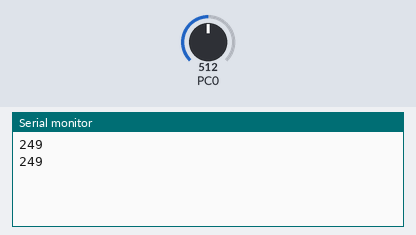
The program below on a simulated ATmega328P, built with avr-gcc and emulated at 16 MHz (the files do not name the chip). On the bench: the last lines printed to the serial monitor. The inputs (shaded band) are chosen by the test bench; at power-on: PC0 = 512.

Above: at 1.2 s.
1.3 s: PC0 set to 716
At 1.9 s:
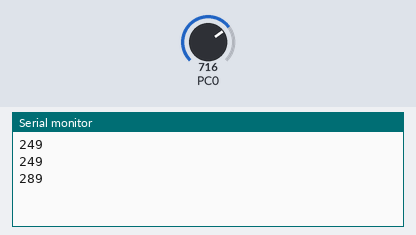
2.8 s: PC0 set to 900
At 3.4 s:
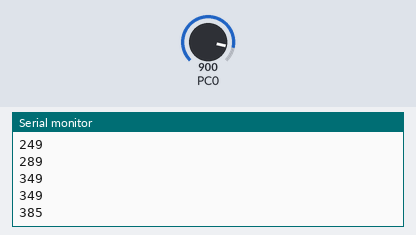
Timing chart, 0 to 5.8 s (numbered marks = the images above; inputs shaded):
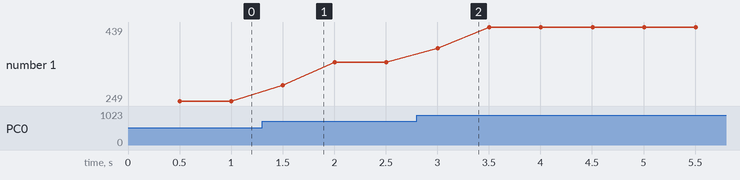

The program:

main.c
```c
/*
 * ctrl_temp.c
 *
 * Created: 08/11/2018 20:06:44
 * Author : sergi
 */

#define F_CPU 16000000 /* Define CPU Frequency 16MHz */
#define BAUD 9600 // BAUD RATE
#define MYUBRR F_CPU/16/BAUD-1 //UBRR

#include <avr/io.h> // Internal Includes
#include <avr/interrupt.h> // Interrupt Includes
#include <stdio.h>
#include <stdlib.h>
#include <util/delay.h>

#include "USART_irq.h"

static FILE mystdout = FDEV_SETUP_STREAM(USART0_Transmit_IO,NULL,_FDEV_SETUP_WRITE);

void adc_init(void)
{
	ADMUX = (1<<REFS0);     //select AVCC as reference
	ADCSRA = (1<<ADEN) | 7;  //enable and prescale = 128 (16MHz/128 = 125kHz)
}

int readAdc(char chan)
{
	ADMUX = (1<<REFS0) | (chan & 0x0f);  //select input and ref
	ADCSRA |= (1<<ADSC);                 //start the conversion
	while (ADCSRA & (1<<ADSC));          //wait for end of conversion
	return ADCW;
}
int main(void)
{
	USART0_Init(MYUBRR); /* Initialize USART */
	adc_init();		/* Initialize the ADC */
	char array[10];  //declarations
	int ADC_value;
	char chan = 0;
	float temp;
	int accum = 0;
	int i;
	sei(); //service enable interrupts
	stdout = &mystdout;
    while (1)
    {
		for (i=0;i<5;i++){
			ADC_value= readAdc(chan); //reading
			accum += ADC_value;
			_delay_ms(100);
		}

		temp = ((accum*4.88/5)-0.0027)/10;
		printf("%s\n",itoa((int)temp,array,10));
		accum =0;
	}
}
```

USART_irq.c
```c
/*
 * USART_irq.c
 *
 * Created: 15/09/2018 17:58:04
 *  Author: sergi
 */
#define F_CPU 16000000UL
#include <avr/io.h>
#include <avr/interrupt.h>
#include <stdio.h>
#include <stdlib.h>
#include <util/delay.h>
#include "USART_irq.h"

/* Static Variables */
static unsigned char USART_RxBuf[USART_RX_BUFFER_SIZE];
static volatile unsigned char USART_RxHead;
static volatile unsigned char USART_RxTail;
static unsigned char USART_TxBuf[USART_TX_BUFFER_SIZE];
static volatile unsigned char USART_TxHead;
static volatile unsigned char USART_TxTail;


/* Initialize UART */
void USART0_Init(unsigned int baudrate)
{
	unsigned char x;

	/* Set the baud rate */
	UBRR0H = (unsigned char)(baudrate>>8);
	UBRR0L = (unsigned char)baudrate;
	/* Enable UART receiver and transmitter */
	UCSR0B = ((1<<RXEN0) | (1<<TXEN0) | (1<<RXCIE0));
	UCSR0C = ((1<<UCSZ01) | (1<<UCSZ00));
	/* Flush receive buffer */
	x = 0;

	USART_RxTail = x;
	USART_RxHead = x;
	USART_TxTail = x;
	USART_TxHead = x;
}


ISR(USART_RX_vect)
{
	unsigned char data;
	unsigned char tmphead;

	/* Read the received data */
	data = UDR0;
	/* Calculate buffer index */
	tmphead = (USART_RxHead + 1) & USART_RX_BUFFER_MASK;
	/* Store new index */
	USART_RxHead = tmphead;

	if (tmphead == USART_RxTail) {
		/* ERROR! Receive buffer overflow */
	}
	/* Store received data in buffer */
	USART_RxBuf[tmphead] = data;
}


ISR(USART_UDRE_vect)
{
	unsigned char tmptail;

	/* Check if all data is transmitted */
	if (USART_TxHead != USART_TxTail) {
		/* Calculate buffer index */
		tmptail = ( USART_TxTail + 1 ) & USART_TX_BUFFER_MASK;
		/* Store new index */
		USART_TxTail = tmptail;
		/* Start transmission */
		UDR0 = USART_TxBuf[tmptail];
		} else {
		/* Disable UDRE interrupt */
		UCSR0B &= ~(1<<UDRIE0);
	}
}

unsigned char USART0_Receive(void)
{
	unsigned char tmptail;

	/* Wait for incoming data */
	while (USART_RxHead == USART_RxTail);
	/* Calculate buffer index */
	tmptail = (USART_RxTail + 1) & USART_RX_BUFFER_MASK;
	/* Store new index */
	USART_RxTail = tmptail;

	/* Return data */
	return USART_RxBuf[tmptail];
}

void USART0_Transmit(unsigned char data)
{
	unsigned char tmphead;

	/* Calculate buffer index */
	tmphead = (USART_TxHead + 1) & USART_TX_BUFFER_MASK;
	/* Wait for free space in buffer */
	while (tmphead == USART_TxTail);
	/* Store data in buffer */
	USART_TxBuf[tmphead] = data;
	/* Store new index */
	USART_TxHead = tmphead;
	/* Enable UDRE interrupt */
	UCSR0B |= (1<<UDRIE0);
}
int USART0_Transmit_IO(char data,FILE *stream)
{
	unsigned char tmphead;

	/* Calculate buffer index */
	tmphead = (USART_TxHead + 1) & USART_TX_BUFFER_MASK;
	/* Wait for free space in buffer */
	while (tmphead == USART_TxTail);
	/* Store data in buffer */
	USART_TxBuf[tmphead] = data;
	/* Store new index */
	USART_TxHead = tmphead;
	/* Enable UDRE interrupt */
	UCSR0B |= (1<<UDRIE0);
}

unsigned char DataInReceiveBuffer(void)
{
	return (USART_RxHead != USART_RxTail);
}

void USART_putstring(char* StringPtr)
{
	while(*StringPtr != 0x00)
	{
		USART0_Transmit(*StringPtr);
		StringPtr++;
	}
}
```

USART_irq.h
```c
/*
 * USART_irq.h
 *
 * Created: 15/09/2018 17:57:47
 *  Author: sergi
 */


#ifndef USART_IRQ_H_
#define USART_IRQ_H_


/* UART Buffer Defines */
#define USART_RX_BUFFER_SIZE 128     /* 2,4,8,16,32,64,128 or 256 bytes */
#define USART_TX_BUFFER_SIZE 128
#define USART_RX_BUFFER_MASK (USART_RX_BUFFER_SIZE - 1)
#define USART_TX_BUFFER_MASK (USART_TX_BUFFER_SIZE - 1)

/* Prototypes */
void USART0_Init(unsigned int baudrate);
unsigned char USART0_Receive(void);
void USART0_Transmit(unsigned char data);
void USART_putstring(char* StringPtr);
int USART0_Transmit_IO(char data,FILE *stream);

#endif /* USART_IRQ_H_ */
```

Measured:
- after the input at 1.3 s, the serial monitor: prints a new line after 0.20 s (image 1)
- after the input at 2.8 s, the serial monitor: prints a new line after 0.20 s (image 2)
- plotted number 1: 249 → 349 after the input at 1.3 s, 349 → 439 after the input at 2.8 s
